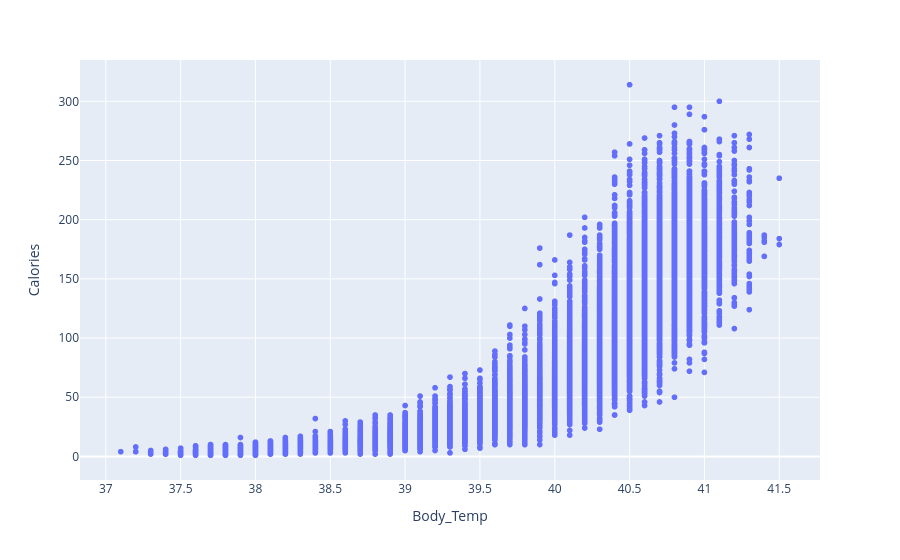

Notebook cell for this chart:
### Code cell
import plotly.express as px

fig = px.scatter(df, x='Body_Temp', y='Calories')
fig.show()

### Figure 1 — Plotly figure (JSON) as saved in the notebook; plotly's stock layout.template omitted (floating-point values rounded to 4 significant figures; data arrays with more than 128 entries replaced by an {"elided": "..."} marker saying what was removed)
{"data": [{"hovertemplate": "Body_Temp=%{x}<br>Calories=%{y}<extra></extra>", "legendgroup": "", "marker": {"color": "#636efa", "symbol": "circle"}, "mode": "markers", "name": "", "showlegend": false, "type": "scattergl", "x": {"elided": "15000 float values"}, "xaxis": "x", "y": {"elided": "15000 int values"}, "yaxis": "y"}], "layout": {"legend": {"tracegroupgap": 0}, "margin": {"t": 60}, "xaxis": {"anchor": "y", "domain": [0, 1], "title": {"text": "Body_Temp"}}, "yaxis": {"anchor": "x", "domain": [0, 1], "title": {"text": "Calories"}}}}
